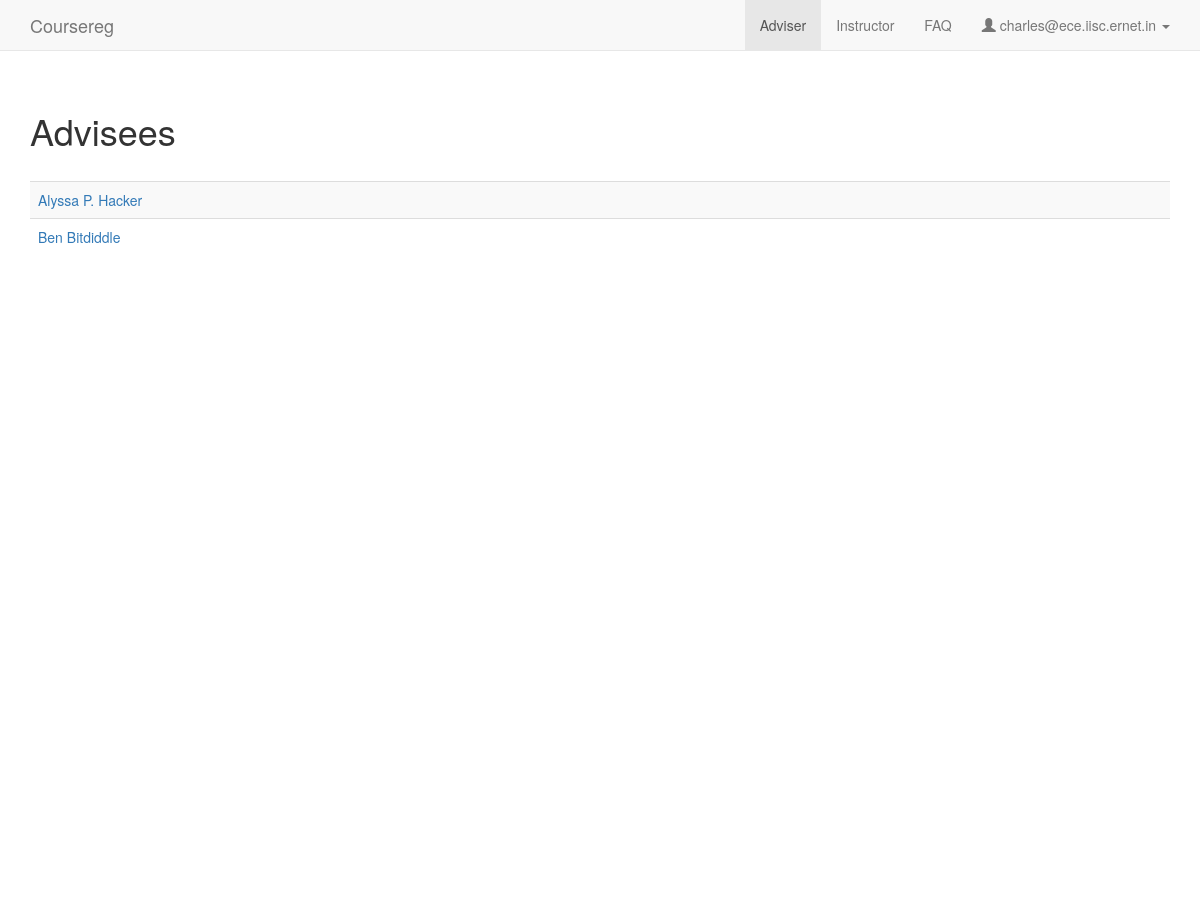
The page /adviser (signed in) on the database as committed earlier.
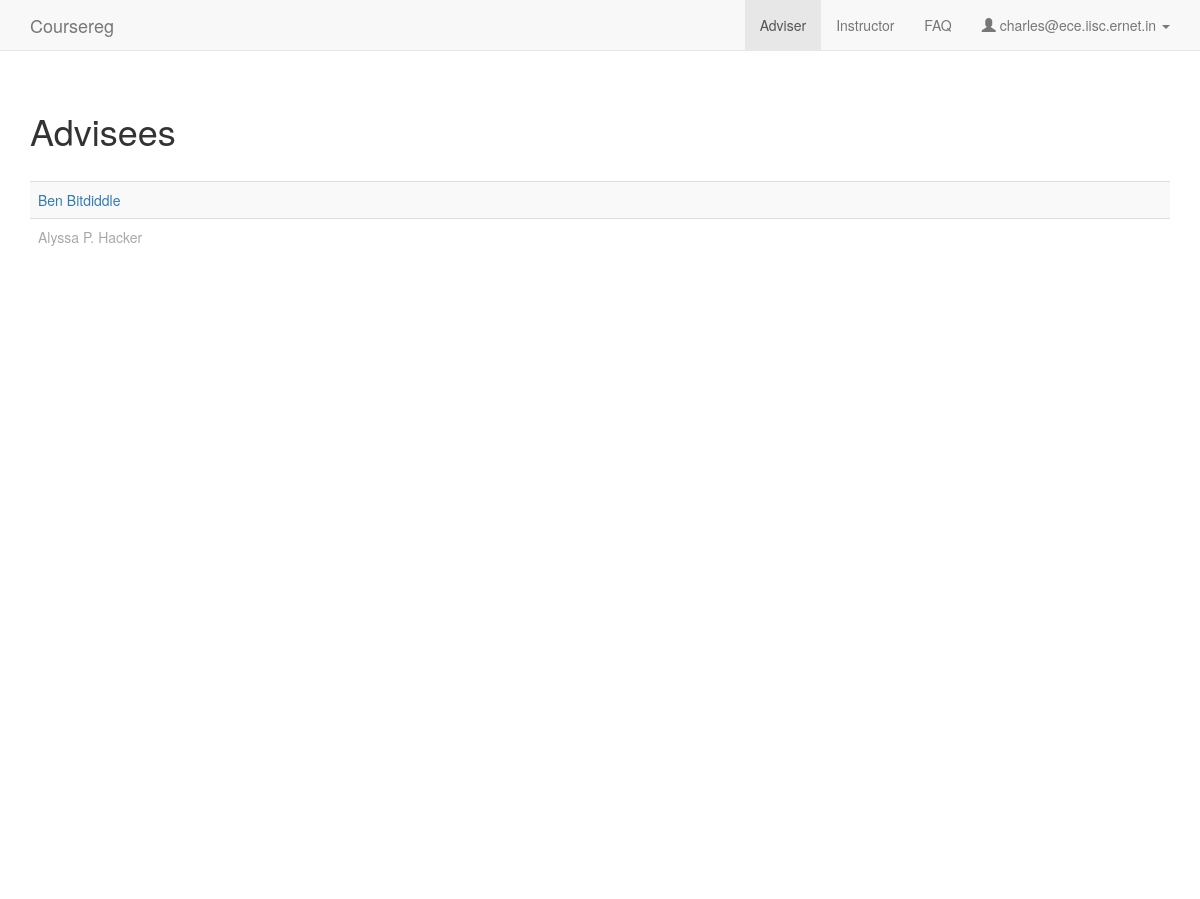
The same page on the database as committed later.
### coursereg/models.py (models this page shows, shortened)
class User(AbstractBaseUser, PermissionsMixin):
    USER_TYPE_STUDENT = 0
    USER_TYPE_FACULTY = 1
    USER_TYPE_DCC = 2
    USER_TYPE_OTHER = 3
    USER_TYPE_CHOICES = (
        (USER_TYPE_STUDENT, "Student"),
        (USER_TYPE_FACULTY, "Faculty"),
        (USER_TYPE_DCC, "DCC"),
        (USER_TYPE_OTHER, "Other"),
    )
    email = models.EmailField(max_length=254, unique=True)
    full_name = models.CharField(max_length=250)
    user_type = models.IntegerField(default=USER_TYPE_OTHER, choices=USER_TYPE_CHOICES)
    adviser = models.ForeignKey('self', null=True, blank=True, on_delete=models.CASCADE, limit_choices_to={'user_type': USER_TYPE_FACULTY})
    degree = models.ForeignKey(Degree, on_delete=models.CASCADE, null=True, blank=True)
    department = models.ForeignKey(Department, on_delete=models.CASCADE, null=True)
    date_joined = models.DateTimeField(default=timezone.now)
    sr_no = models.CharField(max_length=200, default='-')
    telephone = models.CharField(max_length=100, default='', blank=True)
    is_dcc_review_pending = models.BooleanField(default=False)
    is_dcc_sent_notification = models.BooleanField(default=False)
    is_staff = models.BooleanField(default=False)
    is_active = models.BooleanField(default=True)
    objects = CustomUserManager()
    USERNAME_FIELD = 'email'
    REQUIRED_FIELDS = []
    def is_adviser_review_pending(self):
        if self.user_type == User.USER_TYPE_STUDENT:
            return Participant.objects.filter(user=self, is_adviser_reviewed=False).first()

### coursereg/views/adviser.py (the view)
# urls.py: url(r'^adviser$', views.adviser.index, name='adviser'),
@login_required
def index(request):
    if not request.user.user_type == models.User.USER_TYPE_FACULTY:
        raise PermissionDenied
    context = {
        'user_type': 'faculty',
        'nav_active': 'adviser',
        'user_email': request.user.email,
        'students': models.User.objects.filter(adviser=request.user).order_by('-is_active', '-date_joined')
    }
    return render(request, 'coursereg/adviser.html', context)

### coursereg/templates/coursereg/adviser.html (shortened to what this page needs)
{% extends "coursereg/base.html" %}
{% block body %}
{% include "coursereg/nav.html" %}
<div class="container" id="maincontainer">
    <div class="row top-buffer-1">
        <div class="col-md-12">
            <h1>Advisees</h1>
        </div>
    </div>
    <div class="row top-buffer-1">
        <div class="col-md-12">
            <table class="table table-striped">
            {% for student in students %}
                <tr>
                    <td>
                        {% if student.is_active %}
                        <a href="{% url 'coursereg:adviser_detail' student.id %}">{{ student.full_name }}</a>
                        {% else %}
                        <a class="inactive" href="{% url 'coursereg:adviser_detail' student.id %}">{{ student.full_name }}</a>
                        {% endif %}
                    </td>
                </tr>
            {% endfor %}
            </table>
        </div>
    </div>
</div>
{% endblock %}

Rows that differ between the two databases and show on the page:
changed User "Ben Bitdiddle": moves up the list
changed User "Alyssa P. Hacker": is_active True → False (drawn)
